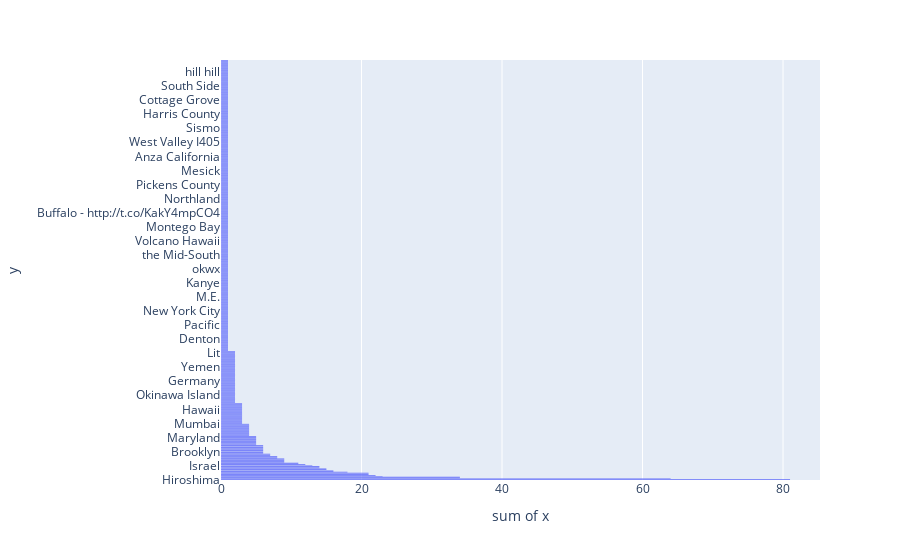

The code cell stored with this chart in its notebook:
### Code cell
feat = df3['location'].value_counts()
print(feat.head())
#fig = px.scatter(feat,x=feat.values, y=feat.index, size=feat.values)
fig = px.histogram(feat.head(10),x=feat.values, y=feat.index)
#fig = px.pie(feat,x=feat.values, y=feat.index)
fig.show()

### Figure 1 — Plotly figure (JSON) as saved in the notebook; plotly's stock layout.template omitted (floating-point values rounded to 4 significant figures; data arrays with more than 128 entries replaced by an {"elided": "..."} marker saying what was removed)
{"data": [{"alignmentgroup": "True", "bingroup": "y", "histfunc": "sum", "hovertemplate": "sum of x=%{x}<br>y=%{y}<extra></extra>", "legendgroup": "", "marker": {"color": "#636efa"}, "name": "", "offsetgroup": "", "orientation": "h", "showlegend": false, "type": "histogram", "x": {"elided": "508 int values"}, "xaxis": "x", "y": {"elided": "508 str values"}, "yaxis": "y"}], "layout": {"barmode": "relative", "legend": {"tracegroupgap": 0}, "margin": {"t": 60}, "xaxis": {"anchor": "y", "domain": [0, 1], "title": {"text": "sum of x"}}, "yaxis": {"anchor": "x", "domain": [0, 1], "title": {"text": "y"}}}}
